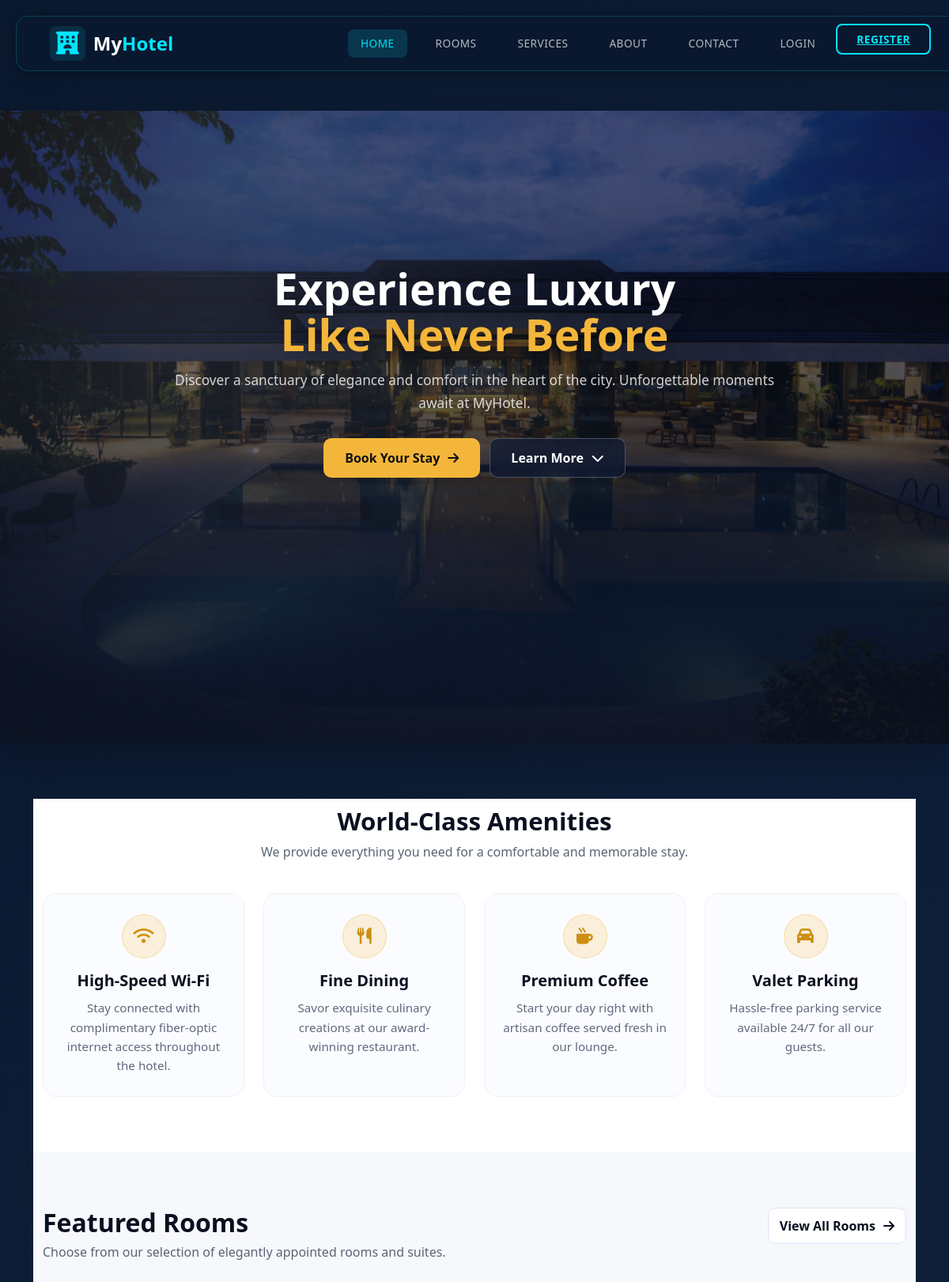
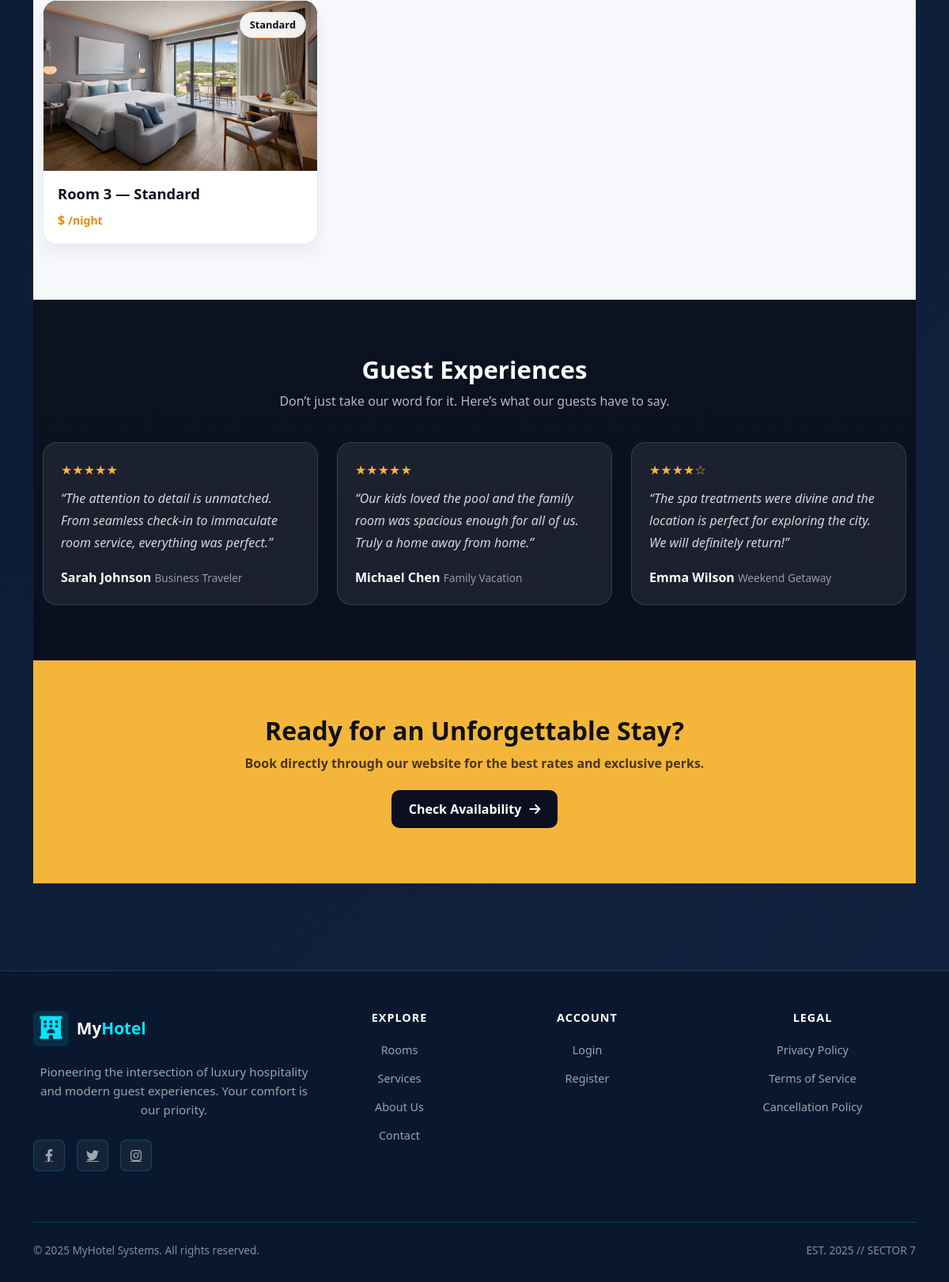
The page / on the database its author committed (2 pictures, top to bottom).
### hotel/models.py (models this page shows, shortened)
class Room(models.Model):
    id = models.AutoField(primary_key=True)
    STATUS_CHOICES = [
        ('Available', 'Available'),
        ('Booked', 'Booked'),
        ('Maintenance', 'Maintenance'),
    ]
    room_number = models.CharField(max_length=10, unique=True)
    category = models.ForeignKey(RoomCategory, on_delete=models.CASCADE, related_name='rooms')
    assigned_staff = models.ForeignKey('Staff', on_delete=models.SET_NULL, null=True, blank=True, related_name='assigned_rooms')
    status = models.CharField(max_length=15, choices=STATUS_CHOICES, default='Available')
    floor = models.IntegerField(default=1, validators=[MinValueValidator(1), MaxValueValidator(100)])
    max_occupancy = models.IntegerField(default=2, validators=[MinValueValidator(1)])
    price = models.DecimalField(max_digits=10, decimal_places=2, null=True, blank=True, validators=[MinValueValidator(0)], help_text="Room-specific price (leave blank to use category base price)")
    amenities = models.TextField(default="WiFi, AC, TV", help_text="Comma-separated list of amenities")
    description = models.TextField(blank=True, null=True)
    image = models.ImageField(upload_to='rooms/', blank=True, null=True)
    created_at = models.DateTimeField(default=timezone.now)
    class Meta:
        ordering = ['room_number']

class RoomCategory(models.Model):
    id = models.AutoField(primary_key=True)
    category_name = models.CharField(max_length=50, unique=True)
    class Meta:
        verbose_name_plural = "Room Categories"

### hotel/views.py (the view, shortened to what this page needs)
# urls.py: path('', views.guest_home, name='guest_home'),
def guest_home(request):
    featured_rooms = Room.objects.filter(status='Available')[:6]
    services = Service.objects.filter(is_active=True)[:6]
    user_reservations = []
    context = {
        'featured_rooms': featured_rooms,
        'services': services,
        'user_reservations': user_reservations,
    }
    return render(request, 'hotel/html/home.html', context)

### hotel/template/hotel/html/home.html (shortened to what this page needs)
{% extends 'hotel/html/base.html' %}
{% load static %}
{% block content %}
<div class="home-wrap">
    <section class="hero">
        <div class="hero-content">
            <div class="hero-inner">
                <h1 class="hero-title">
                    Experience Luxury <br>
                    <span>Like Never Before</span>
                </h1>
                <p class="hero-subtitle">
                    Discover a sanctuary of elegance and comfort in the heart of the city.
                    Unforgettable moments await at MyHotel.
                </p>
                <div class="hero-actions">
                    <a class="btn-hero btn-gold-hero" href="{% url 'room_list' %}">
                        Book Your Stay <i class="fas fa-arrow-right"></i>
                    </a>
                    <a class="btn-hero btn-primary-hero" href="#featured-rooms">
                        Learn More <i class="fas fa-chevron-down"></i>
                    </a>
                </div>
            </div>
        </div>
    </section>
    <section class="section amenities">
        <div class="container">
            <div class="section-title">
                <h2>World-Class Amenities</h2>
                <p>We provide everything you need for a comfortable and memorable stay.</p>
            </div>
            <div class="row g-4">
                <div class="col-12 col-md-6 col-lg-3">
                    <div class="amenity-card">
                        <div class="amenity-icon"><i class="fas fa-wifi"></i></div>
                        <h5>High-Speed Wi-Fi</h5>
                        <p>Stay connected with complimentary fiber-optic internet access throughout the hotel.</p>
                    </div>
                </div>
                <div class="col-12 col-md-6 col-lg-3">
                    <div class="amenity-card">
                        <div class="amenity-icon"><i class="fas fa-utensils"></i></div>
                        <h5>Fine Dining</h5>
                        <p>Savor exquisite culinary creations at our award-winning restaurant.</p>
                    </div>
                </div>
                <div class="col-12 col-md-6 col-lg-3">
                    <div class="amenity-card">
                        <div class="amenity-icon"><i class="fas fa-mug-hot"></i></div>
                        <h5>Premium Coffee</h5>
                        <p>Start your day right with artisan coffee served fresh in our lounge.</p>
                    </div>
                </div>
                <div class="col-12 col-md-6 col-lg-3">
                    <div class="amenity-card">
                        <div class="amenity-icon"><i class="fas fa-car"></i></div>
                        <h5>Valet Parking</h5>
                        <p>Hassle-free parking service available 24/7 for all our guests.</p>
                    </div>
                </div>
            </div>
        </div>
    </section>
    <section id="featured-rooms" class="rooms-wrap">
        <div class="container">
            <div class="rooms-head">
                <div>
                    <h3>Featured Rooms</h3>
                    <p>Choose from our selection of elegantly appointed rooms and suites.</p>
                </div>
                <a class="btn-outline-darkish" href="{% url 'room_list' %}">
                    View All Rooms <i class="fas fa-arrow-right"></i>
                </a>
            </div>
            <div class="row g-4">
                {% for room in featured_rooms %}
                    <div class="col-12 col-md-6 col-lg-4">
                        <div class="room-card">
                            <div class="room-media">
                                {% if room.image %}
                                    <img src="{{ room.image.url }}" alt="Room {{ room.room_number }}">
                                {% else %}
                                    <img src="{% static 'hotel/img/room-placeholder.jpg' %}" alt="Room image">
                                {% endif %}
                                <div class="room-badge">
                                    {{ room.category.category_name|default:"Suite" }}
                                </div>
                            </div>
                            <div class="room-body">
                                <h4 class="room-name">
                                    Room {{ room.room_number }} — {{ room.category.category_name }}
                                </h4>
                                <div class="room-price">
                                    ${{ room.category.base_price }} <small>/night</small>
                                </div>
                            </div>
                        </div>
                    </div>
                {% endfor %}
            </div>
        </div>
    </section>
    <section class="experiences">
        <div class="container">
            <div class="section-title">
                <h2>Guest Experiences</h2>
                <p>Don’t just take our word for it. Here’s what our guests have to say.</p>
            </div>
            <div class="row g-4">
                <div class="col-12 col-md-4">
                    <div class="review-card">
                        <div class="stars">★★★★★</div>
                        <p class="review-text">
                            “The attention to detail is unmatched. From seamless check-in to immaculate room service,
                            everything was perfect.”
                        </p>
                        <div class="reviewer">
                            <strong>Sarah Johnson</strong>
                            <span>Business Traveler</span>
                        </div>
                    </div>
                </div>
                <div class="col-12 col-md-4">
                    <div class="review-card">
                        <div class="stars">★★★★★</div>
                        <p class="review-text">
                            “Our kids loved the pool and the family room was spacious enough for all of us.
                            Truly a home away from home.”
                        </p>
                        <div class="reviewer">
                            <strong>Michael Chen</strong>
                            <span>Family Vacation</span>
                        </div>
                    </div>
                </div>
                <div class="col-12 col-md-4">
                    <div class="review-card">
                        <div class="stars">★★★★☆</div>
                        <p class="review-text">
                            “The spa treatments were divine and the location is perfect for exploring the city.
                            We will definitely return!”
                        </p>
                        <div class="reviewer">
                            <strong>Emma Wilson</strong>
                            <span>Weekend Getaway</span>
                        </div>
                    </div>
                </div>
            </div>
        </div>
    </section>
    <section class="cta">
        <div class="container">
            <h2>Ready for an Unforgettable Stay?</h2>
            <p>Book directly through our website for the best rates and exclusive perks.</p>
            <a class="cta-btn" href="{% url 'room_list' %}">
                Check Availability <i class="fas fa-arrow-right" style="margin-left:10px;"></i>
            </a>
        </div>
    </section>
</div>
{% endblock %}

### hotel/static/hotel/css/home.css (style rules this page uses)
* { margin: 0; padding: 0; box-sizing: border-box; font-family: 'Segoe UI', sans-serif; }
body { background-color: #f5f5f5; }
.hero { height: 100vh; background: url("https://images.unsplash.com/photo-1566073771259-6a8506099945") center/cover no-repeat; position: relative; }

### hotel/template/hotel/html/base.html (style rules this page uses)
:root { --primary: #00e5ff; --secondary: #0a192f; --dark-bg: rgba(10, 25, 47, 0.95); --light: #ecf0f1; --cyan-glow: rgba(0, 229, 255, 0.2); }
* { margin: 0; padding: 0; box-sizing: border-box; }
body { font-family: 'Segoe UI', Tahoma, Geneva, Verdana, sans-serif; background: linear-gradient(135deg, #0a192f 0%, #112240 100%); min-height: 100vh; color: #e6f1ff; }
.container { max-width: 1200px; }

### rows shown on the page
Room: image (picture), category.category_name "Standard", room_number "3"
